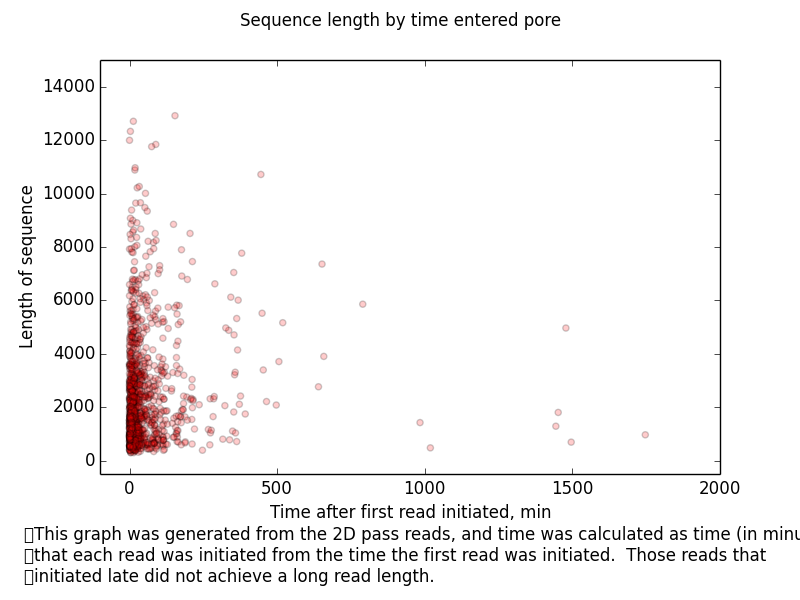

Generate this figure with Python:
###########################################################################
# Number 8
###########################################################################

import sys
import os
import csv

path=sys.argv[1]

os.system('poretools times '+path+'downloads/pass/ >'+path+'downloads/pass/timesPass.txt')

with open(''+path+'downloads/pass/timesPass.txt') as times_readP: 
	reader = csv.reader(times_readP, delimiter='\t') 
	timesPass = list(reader)

lengths = []
lengthsInt = []

for i in range(1, len(timesPass)):
	lengthInt = int(timesPass[i][2])
	lengths.append(lengthInt)

timeStart = []
timeIntStart = []

for i in range(1, len(timesPass)):
	timeIntStart = int(timesPass[i][4])
	timeStart.append(timeIntStart)

# Minimum time = 1445624726
timePassed = []
dif = 0

for i in range(0, len(timeStart)):
	dif = (timeStart[i] - 1445624726)/60
	timePassed.append(dif)

# Plotting
import matplotlib.pyplot as plt

txt = '''
	This graph was generated from the 2D pass reads, and time was 
	calculated as time (in minutes) that each read was initiated 
	from the time the first read was initiated.  Those reads that
	initiated late did not achieve a long read length.'''

fig, ax = plt.subplots()
ax.axis([-100, 2000, -500, 15000])
ax.scatter(timePassed, lengths, c='red', alpha=0.2)
fig.suptitle('Sequence length by time entered pore')
plt.xlabel('Time after first read initiated, min')
plt.ylabel('Length of sequence')
fig = plt.gcf()
fig.subplots_adjust(bottom=0.25)
fig.text(.03,.03,txt)
plt.savefig('q8.png')

